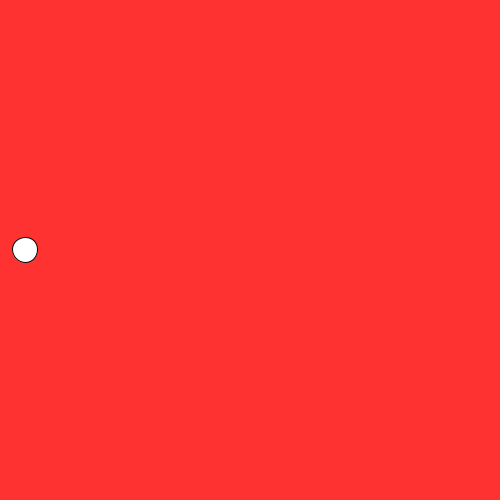
Frame 1 (no input)
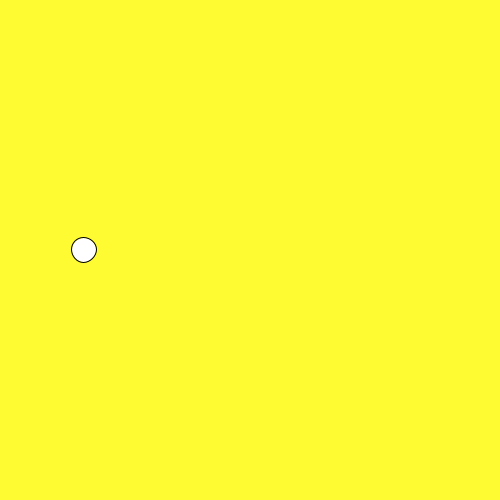
Frame 60 (the mouse pressed at the canvas centre just before this capture)
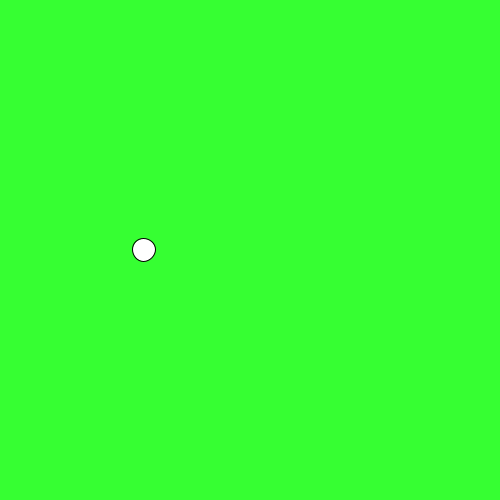
Frame 120 (the mouse held since frame 60 and released just before this capture)

The Processing sketch that drew these frames (run headless with seeded random() and noise(); from frame 60 on, the mouse is pressed at the canvas centre):

// Processing sketch: Martinez_Josue_4_variables
// ── Martinez_Josue_4_variables.pde
float diametro = 25.5; //Esta variable de contexto global
int posX = 25;
int posY = 25;
int colorFondo; //Definir una variable. Se le asigna un valor de 0 por defecto
void setup() {
  size(500, 500);
  colorMode(HSB, 360, 100, 100);

  background(colorFondo, 80, 100);
}

void draw() {//Se dibuja 60 veces por segundo
  background(colorFondo, 80, 100);
  colorFondo = colorFondo + 1;
  diametro = diametro - 0.025;
  ellipse(posX%500, 250, diametro, diametro);
  posX = posX + 1;
  posY = posY + 1;
  println(posX);
}
